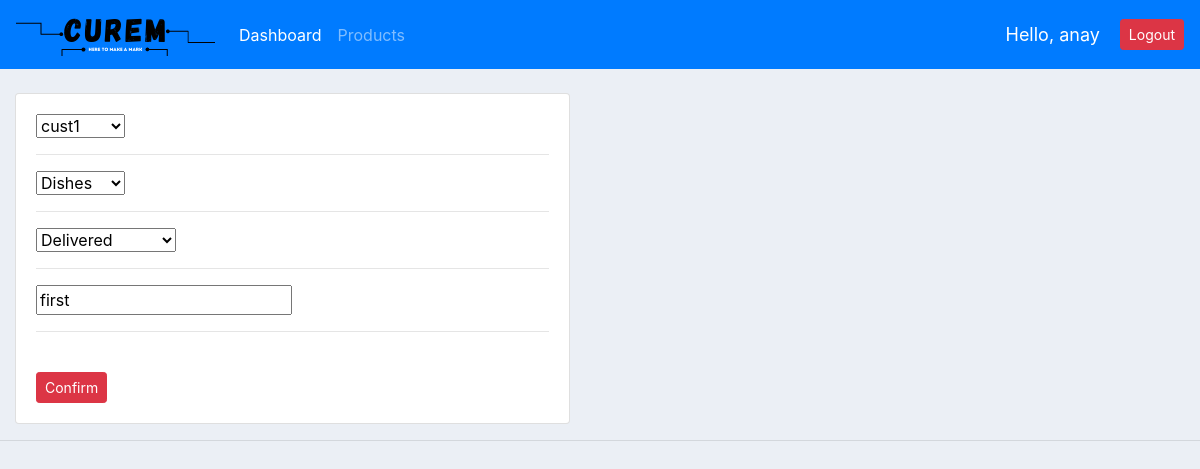
The page /update_order/3 (signed in) on the database its author committed.
### accounts/models.py (models this page shows, shortened)
class Order(models.Model):
    STATUS = (
			('Pending', 'Pending'),
			('Out for delivery', 'Out for delivery'),
			('Delivered', 'Delivered'),
			)
    customer = models.ForeignKey(Customer, null=True, on_delete=models.SET_NULL)
    product = models.ForeignKey(Product, null=True, on_delete=models.SET_NULL)
    date_created = models.DateTimeField(auto_now_add=True, null=True)
    status = models.CharField(max_length=200 , null=True, choices=STATUS)
    note = models.CharField(max_length=200 , null=True)

### accounts/decorators.py (the view)
        def wrapper_func(request, *args, **kwargs):
            group = None
            if request.user.groups.exists():
                group = request.user.groups.all()[0].name
            if group in allowed_roles:
                return view_fumc(request, *args, **kwargs)
            else:
                return HttpResponse("Not Authorized!")

### accounts/forms.py
class OrderForm(ModelForm):
    class Meta:
        model = Order
        fields = '__all__'

### accounts/models.py (called while the page is built)
    def __str__(self):
        return self.name

    def __str__(self):
        return self.name

### accounts/views.py (called while the page is built)
@login_required(login_url='login')
@allowed_users(allowed_roles=['admin'])
def updateOrder(request, pk):
    order = Order.objects.get(id=pk)
    form = OrderForm(instance=order)
    if request.method == 'POST':
        form = OrderForm(request.POST, instance=order)
        if form.is_valid():
            form.save()
            return redirect('/')
    context = {'form':form}
    return render(request, 'accounts/order_form.html', context)

### accounts/templates/accounts/order_form.html
{% extends 'accounts/main.html'%} {% load static %} {% block content %}
<br />
<div class="row container-fluid">
  <div class="col-md-6">
    <div class="card card-body">
      <form action="" method="POST">
        {%csrf_token %} {{ form.management_form}} {% for field in form%}
        {{field}}
        <hr />
        {% endfor %}
        <br />
        <input class="btn btn-sm btn-danger" type="submit" value="Confirm" />
      </form>
    </div>
  </div>
</div>
{% endblock %}

### accounts/templates/accounts/navbar.html (shortened to what this page needs)
{% load static %}
<nav class="navbar navbar-expand-lg navbar-dark bg-primary">
  <a class="navbar-brand" href="{% url 'home' %}">
    <img src="{% static 'images/logo.png' %}" />
  </a>
  <div class="collapse navbar-collapse" id="navbarNavAltMarkup">
    <ul class="navbar-nav">
      {% if request.user.is_staff %}
      <li class="nav-item active">
        <a class="nav-link" href="{% url 'home' %}">Dashboard</a>
      </li>
      <li class="nav-item">
        <a class="nav-link" href="{% url 'products' %}">Products</a>
      </li>
      {% else %}
      <li class="nav-item">
        <a class="nav-link" href="{% url 'account' %}">Settings</a>
      </li>
      {% endif %}
    </ul>
  </div>
  <span id="hello-msg">Hello, {{request.user}}</span>
  <span
    ><a href="{% url 'logout' %}" class="btn btn-sm btn-danger">Logout</a></span
  >
</nav>

### static/css/main.css (style rules this page uses)
body { background-color: #ebeff5; }

### accounts/templates/accounts/navbar.html (style rules this page uses)
#hello-msg { color: #fff; font-size: 18px; margin-right: 20px; }

### rows shown on the page
Order: form "cust1" "Dishes" "Delivered" "first"

### other values the page prints
{{ request.user }} "anay"
